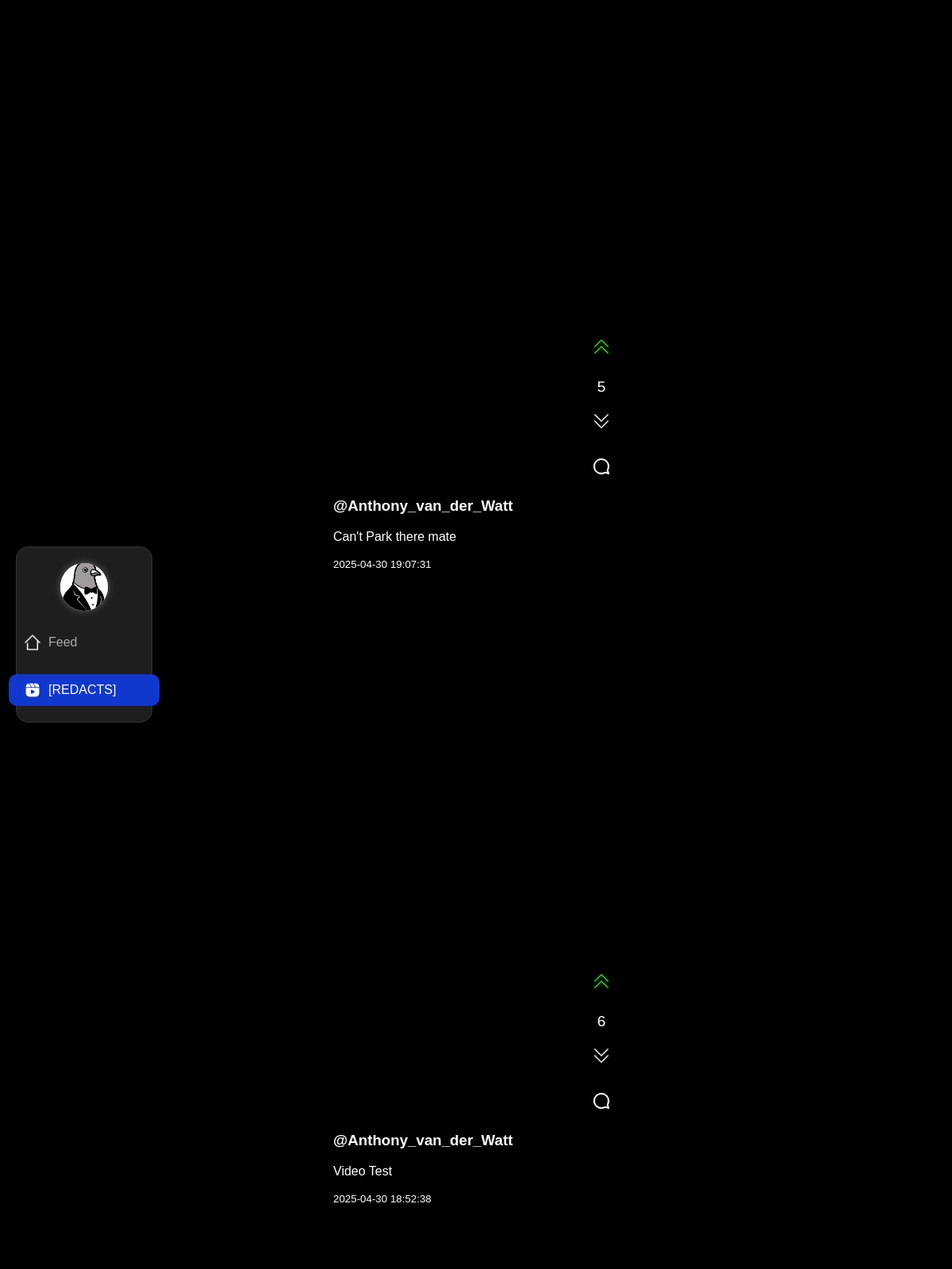
Page /loop.php (signed in) on the committed database.
### tables this page shows
CREATE TABLE `posts` (
  `id` int(11) NOT NULL AUTO_INCREMENT,
  `user_id` int(11) NOT NULL,
  `content` text DEFAULT NULL,
  `image_path` varchar(255) DEFAULT NULL,
  `created_at` timestamp NOT NULL DEFAULT current_timestamp(),
  PRIMARY KEY (`id`),
  KEY `user_id` (`user_id`),
  CONSTRAINT `posts_ibfk_1` FOREIGN KEY (`user_id`) REFERENCES `users` (`id`) ON DELETE CASCADE
);

CREATE TABLE `users` (
  `id` int(11) NOT NULL AUTO_INCREMENT,
  `username` varchar(50) NOT NULL,
  `email` varchar(100) NOT NULL,
  `password` varchar(255) NOT NULL,
  `profile_pic` varchar(255) DEFAULT 'assets/images/default.png',
  `bio` text DEFAULT '',
  `created_at` timestamp NOT NULL DEFAULT current_timestamp(),
  PRIMARY KEY (`id`),
  UNIQUE KEY `username` (`username`),
  UNIQUE KEY `email` (`email`)
);

### loop.php (the view, shortened to what this page needs)
<?php
require_once 'db/db.php';
$user_id = $_SESSION['user_id'];
$sql = "SELECT posts.*, users.username,
    IFNULL(SUM(post_votes.vote), 0) AS votes,
    (SELECT vote FROM post_votes WHERE post_id = posts.id AND user_id = ?) AS user_vote
    FROM posts
    LEFT JOIN users ON posts.user_id = users.id
    LEFT JOIN post_votes ON posts.id = post_votes.post_id
    WHERE posts.image_path LIKE '%.mp4' OR posts.image_path LIKE '%.webm' OR posts.image_path LIKE '%.ogg'
    GROUP BY posts.id
    ORDER BY posts.created_at DESC";
$stmt = $conn->prepare($sql);
$stmt->bind_param("i", $user_id);
$stmt->execute();
$result = $stmt->get_result();
?>
<!DOCTYPE html>
<html lang="en">
<head>
    <link rel="stylesheet" href="assets/css/style.css">
</head>
<body class="loopbody">
<?php include 'navbar.php'; ?>
<?php while ($row = $result->fetch_assoc()): ?>
    <div class="video-post">
        <div class="reel-frame">
            <video class="reel-video" autoplay loop playsinline>
                <source src="<?php echo htmlspecialchars($row['image_path']); ?>" type="video/mp4">
            </video>
            <div class="overlay">
                <h3>@<?php echo htmlspecialchars($row['username']); ?></h3>
                <p><?php echo nl2br(htmlspecialchars($row['content'])); ?></p>
                <small><?php echo $row['created_at']; ?></small>
            </div>
            <div class="vote-container-loop">
                <?php
                $user_vote = $row['user_vote'];
                $up_icon = $user_vote == 1 ? 'assets/images/upVote-arrow.png' : 'assets/images/up-arrow.png';
                $down_icon = $user_vote == -1 ? 'assets/images/downVote-arrow.png' : 'assets/images/down-arrow.png';
                ?>
                <button class="vote" onclick="vote(<?php echo $row['id']; ?>, 1)">
                    <img src="<?php echo $up_icon; ?>" alt="Upvote" width="24" height="24">
                </button>
                <span class="vote-count" id="votes-<?php echo $row['id']; ?>" width="24" height="24"><?php echo $row['votes']; ?></span>
                <button class="vote" onclick="vote(<?php echo $row['id']; ?>, -1)">
                    <img src="<?php echo $down_icon; ?>" alt="Downvote" width="24" height="24">
                </button>
                <button class="vote" onclick="toggleCommentPanel(<?php echo $row['id']; ?>)">
                    <img src="assets/images/comment.png" alt="Upvote" width="24" height="24">
                </button>
            </div>
        </div>
    </div>
<?php endwhile; ?>
</body>
</html>

### assets/css/style.css (style rules this page uses)
body { background-color: #000; color: #fff; font-family: 'Arial', sans-serif; text-align: center; padding-top: 120px; margin: 0; }
input, button { margin: 10px; padding: 10px; border-radius: 8px; border: none; }
.vote-container-loop { position: absolute; right: 5%; bottom: 20%; display: flex; flex-direction: column; align-items: center; gap: 10px; z-index: 2; }
.vote { background: none; border: none; cursor: pointer; float: left; padding: 0; gap: 10px; margin-top: 10px; transition: transform 0.1s; }
.vote-count { min-width: 24px; text-align: center; display: inline-block; color: #fff; }
.loopbody { margin: 0; padding: 0; background: black; overflow-y: scroll; scroll-snap-type: y mandatory; }
.video-post { height: 100vh; width: 100vw; display: flex; justify-content: center; align-items: center; scroll-snap-align: start; position: relative; background: black; }
.reel-frame { position: relative; width: 100%; max-width: 400px; aspect-ratio: 9 / 16; background-color: black; overflow: hidden; border-radius: 10px; }
.reel-video { width: 100%; height: 100%; object-fit: cover; }
.overlay { position: absolute; bottom: 5%; left: 5%; color: white; z-index: 2; text-align: left; }
.vote-count { font-size: 1.2em; margin-top: 5px; }

### rows in the picture
posts: user.username "Anthony_van_der_Watt", content "Can't Park there mate", created_at "2025-04-30 19:07:31", votes "5"
posts: user.username "Anthony_van_der_Watt", content "Video Test", created_at "2025-04-30 18:52:38", votes "6"
